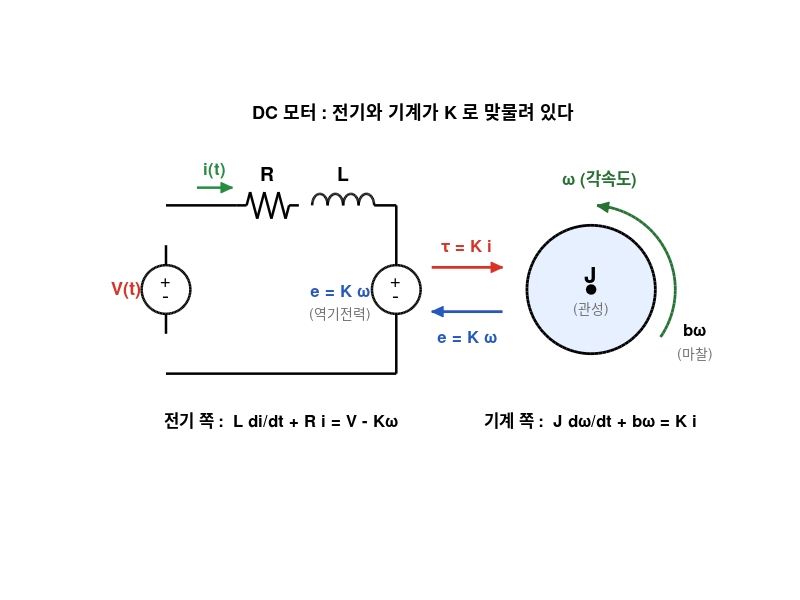

Write the MATLAB code that produced this figure.
function dg_motor()
%DG_MOTOR  DC 모터를 그림으로 그린다 (전기 쪽과 기계 쪽)
%
%   dg_motor()
%
%   DC 모터가 어려운 이유는 **전기와 기계가 맞물려 있기** 때문입니다.
%   그림을 보면 어디서 맞물리는지가 보입니다.
%
%     전기 -> 기계 :  전류가 흐르면 토크가 난다      $\tau = K i$
%     기계 -> 전기 :  빨리 돌면 역기전력이 생긴다    $e = K \omega$
%
%   그래서 식이 두 줄이고, 그 둘이 서로를 참조합니다.
%
%     $$L\frac{di}{dt} + R i = V - K\omega, \qquad
%       J\frac{d\omega}{dt} + b\,\omega = K i$$
%
%   이 두 줄을 정리하면 5주차에서 쓰는 전달함수가 나옵니다.
%
%   제어시스템설계 | 충남대학교 자율운항시스템공학과

figure('Color','w','Position',[60 60 1000 460]);
ax = axes; hold on; axis equal off;
xlim([0 14]); ylim([0 7]);

xl = 1.4; yb = 1.6; yt = 5.4;

% ---- 전기 쪽 -----------------------------------------------------
plot([xl xl], [yb+0.9 yt-0.9], 'k-', 'LineWidth', 1.8);
plot([xl 3.0], [yt yt], 'k-', 'LineWidth', 1.8);
plot([xl 6.6], [yb yb], 'k-', 'LineWidth', 1.8);

% 전압원
th = linspace(0,2*pi,100); r = 0.55; yc = (yb+yt)/2;
fill(xl + r*cos(th), yc + r*sin(th), 'w', 'EdgeColor','k', 'LineWidth', 1.8);
text(xl, yc+0.18, '+', 'FontSize', 13, 'HorizontalAlignment','center');
text(xl, yc-0.22, '-', 'FontSize', 15, 'HorizontalAlignment','center');
text(xl-0.9, yc, 'V(t)', 'FontSize', 13, 'FontWeight','bold', ...
     'Color', [0.85 0.2 0.15], 'HorizontalAlignment','center');

% 저항 R
local_res([3.0 yt], [4.4 yt], 0.30);
text(3.7, yt+0.72, 'R', 'FontSize', 14, 'FontWeight','bold', ...
     'HorizontalAlignment','center');

% 인덕터 L (반원 네 개)
local_ind([4.7 yt], [6.1 yt], 0.26);
text(5.4, yt+0.72, 'L', 'FontSize', 14, 'FontWeight','bold', ...
     'HorizontalAlignment','center');

% 역기전력 (전압원 기호)
plot([6.1 6.6], [yt yt], 'k-', 'LineWidth', 1.8);
plot([6.6 6.6], [yt yc+0.55], 'k-', 'LineWidth', 1.8);
fill(6.6 + r*cos(th), yc + r*sin(th), 'w', 'EdgeColor','k', 'LineWidth', 1.8);
text(6.6, yc+0.18, '+', 'FontSize', 13, 'HorizontalAlignment','center');
text(6.6, yc-0.22, '-', 'FontSize', 15, 'HorizontalAlignment','center');
plot([6.6 6.6], [yc-0.55 yb], 'k-', 'LineWidth', 1.8);
text(5.35, yc, 'e = K \omega', 'FontSize', 12, 'FontWeight','bold', ...
     'Color', [0.15 0.35 0.75], 'HorizontalAlignment','center');
text(5.35, yc-0.55, '(역기전력)', 'FontSize', 10, ...
     'Color', [0.45 0.45 0.45], 'HorizontalAlignment','center');

% 전류
local_arrow([2.1 yt+0.40], [2.9 yt+0.40], [0.15 0.55 0.25], 1.8);
text(2.5, yt+0.80, 'i(t)', 'FontSize', 12, 'Color', [0.15 0.55 0.25], ...
     'FontWeight','bold', 'HorizontalAlignment','center');

text(4.0, 0.55, '전기 쪽 :  L di/dt + R i = V - K\omega', ...
     'FontSize', 12, 'FontWeight','bold', 'HorizontalAlignment','center');

% ---- 맞물리는 곳 --------------------------------------------------
local_arrow([7.4 yc+0.5], [9.0 yc+0.5], [0.85 0.2 0.15], 2.0);
text(8.2, yc+1.0, '\tau = K i', 'FontSize', 12, 'FontWeight','bold', ...
     'Color', [0.85 0.2 0.15], 'HorizontalAlignment','center');
local_arrow([9.0 yc-0.5], [7.4 yc-0.5], [0.15 0.35 0.75], 2.0);
text(8.2, yc-1.05, 'e = K \omega', 'FontSize', 12, 'FontWeight','bold', ...
     'Color', [0.15 0.35 0.75], 'HorizontalAlignment','center');

% ---- 기계 쪽 -----------------------------------------------------
rc = 1.45; cx = 11.0; cyy = yc;
fill(cx + rc*cos(th), cyy + rc*sin(th), [0.90 0.94 1.0], ...
     'EdgeColor','k', 'LineWidth', 2);
plot(cx, cyy, 'ko', 'MarkerSize', 7, 'MarkerFaceColor','k');
text(cx, cyy+0.35, 'J', 'FontSize', 16, 'FontWeight','bold', ...
     'HorizontalAlignment','center');
text(cx, cyy-0.45, '(관성)', 'FontSize', 10, 'Color', [0.45 0.45 0.45], ...
     'HorizontalAlignment','center');

% 회전 방향
aa = linspace(-0.6, 1.5, 40);
plot(cx + (rc+0.45)*cos(aa), cyy + (rc+0.45)*sin(aa), '-', ...
     'Color', [0.15 0.45 0.2], 'LineWidth', 2);
local_arrow([cx+(rc+0.45)*cos(aa(end-3)) cyy+(rc+0.45)*sin(aa(end-3))], ...
            [cx+(rc+0.45)*cos(aa(end))   cyy+(rc+0.45)*sin(aa(end))], ...
            [0.15 0.45 0.2], 2.0);
text(cx+0.2, cyy+rc+1.05, '\omega (각속도)', 'FontSize', 12, ...
     'Color', [0.15 0.45 0.2], 'FontWeight','bold', 'HorizontalAlignment','center');

% 마찰
text(cx+rc+0.9, cyy-0.9, 'b\omega', 'FontSize', 12, 'FontWeight','bold', ...
     'HorizontalAlignment','center');
text(cx+rc+0.9, cyy-1.45, '(마찰)', 'FontSize', 10, 'Color', [0.45 0.45 0.45], ...
     'HorizontalAlignment','center');

text(11.0, 0.55, '기계 쪽 :  J d\omega/dt + b\omega = K i', ...
     'FontSize', 12, 'FontWeight','bold', 'HorizontalAlignment','center');

title('DC 모터 : 전기와 기계가 K 로 맞물려 있다', 'FontSize', 13);
end

% ---------------------------------------------------------------
function local_res(p1, p2, amp)
L = p2(1)-p1(1); lead = 0.22; n = 6;
xs = [p1(1) p1(1)+lead]; ys = [p1(2) p1(2)];
seg = (L-2*lead)/n;
for i = 1:n
    xs(end+1) = p1(1)+lead+seg*(i-0.5); %#ok<AGROW>
    if mod(i,2)==1, ys(end+1) = p1(2)+amp; else, ys(end+1) = p1(2)-amp; end %#ok<AGROW>
end
xs(end+1) = p2(1)-lead; ys(end+1) = p2(2);
xs(end+1) = p2(1);      ys(end+1) = p2(2);
plot(xs, ys, 'k-', 'LineWidth', 1.8);
end

% ---------------------------------------------------------------
function local_ind(p1, p2, amp)
n = 4; L = p2(1)-p1(1); seg = L/n;
plot([p1(1) p2(1)], [p1(2) p2(2)], 'w-');
for i = 1:n
    xc = p1(1) + seg*(i-0.5);
    aa = linspace(0, pi, 30);
    plot(xc + (seg/2)*cos(aa), p1(2) + amp*sin(aa), 'k-', 'LineWidth', 1.8);
end
end

% ---------------------------------------------------------------
function local_arrow(a, b, col, lw)
plot([a(1) b(1)], [a(2) b(2)], '-', 'Color', col, 'LineWidth', lw);
d = b-a; L = hypot(d(1),d(2)); d = d/L; n = [-d(2) d(1)];
hl = 0.26; hw = 0.12; base = b - hl*d;
fill([b(1) base(1)+hw*n(1) base(1)-hw*n(1)], ...
     [b(2) base(2)+hw*n(2) base(2)-hw*n(2)], col, 'EdgeColor', col);
end
